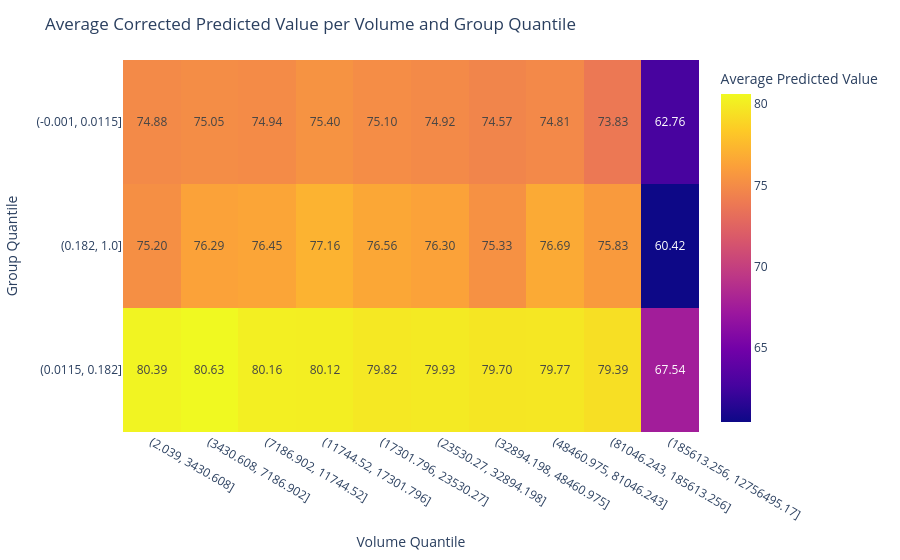

Source (notebook cell):
### Code cell
import pandas as pd
import plotly.express as px

# Group by volume_quantile and quantile_group to compute mean corrected_predicted_value
heatmap_df = (
    df_filtered.groupby(["volume_quantile", "quantile_group"], observed=True)
    .agg(avg_value=("predicted_value", "mean"))
    .reset_index()
)

# Optional: ensure consistent ordering
volume_order = df_filtered["volume_quantile"].cat.categories.astype(str)
group_order = df_filtered["quantile_group"].unique()

# Convert to pivot table for imshow if desired
pivot = heatmap_df.pivot(
    index="quantile_group", columns="volume_quantile", values="avg_value"
)

# Plot with plotly
fig = px.imshow(
    pivot,
    labels=dict(
        x="Volume Quantile", y="Group Quantile", color="Average Predicted Value"
    ),
    x=volume_order,
    y=group_order,
    text_auto=".2f",  # show value on each cell
    aspect="auto",
    # color_continuous_scale="Blues",
)
fig.update_layout(
    title="Average Corrected Predicted Value per Volume and Group Quantile"
)
fig.show()

### Figure 1 — Plotly figure (JSON) as saved in the notebook; plotly's stock layout.template omitted (floating-point values rounded to 4 significant figures)
{"data": [{"coloraxis": "coloraxis", "hovertemplate": "Volume Quantile: %{x}<br>Group Quantile: %{y}<br>Average Predicted Value: %{z}<extra></extra>", "name": "0", "texttemplate": "%{z:.2f}", "type": "heatmap", "x": ["(2.039, 3430.608]", "(3430.608, 7186.902]", "(7186.902, 11744.52]", "(11744.52, 17301.796]", "(17301.796, 23530.27]", "(23530.27, 32894.198]", "(32894.198, 48460.975]", "(48460.975, 81046.243]", "(81046.243, 185613.256]", "(185613.256, 12756495.17]"], "xaxis": "x", "y": ["(-0.001, 0.0115]", "(0.182, 1.0]", "(0.0115, 0.182]"], "yaxis": "y", "z": [[74.88, 75.05, 74.94, 75.4, 75.1, 74.92, 74.57, 74.81, 73.83, 62.76], [75.2, 76.29, 76.45, 77.16, 76.56, 76.3, 75.33, 76.69, 75.83, 60.42], [80.39, 80.63, 80.16, 80.12, 79.82, 79.93, 79.7, 79.77, 79.39, 67.54]]}], "layout": {"coloraxis": {"colorbar": {"title": {"text": "Average Predicted Value"}}, "colorscale": [[0, "#0d0887"], [0.1111, "#46039f"], [0.2222, "#7201a8"], [0.3333, "#9c179e"], [0.4444, "#bd3786"], [0.5556, "#d8576b"], [0.6667, "#ed7953"], [0.7778, "#fb9f3a"], [0.8889, "#fdca26"], [1, "#f0f921"]]}, "margin": {"t": 60}, "title": {"text": "Average Corrected Predicted Value per Volume and Group Quantile"}, "xaxis": {"anchor": "y", "domain": [0, 1], "title": {"text": "Volume Quantile"}}, "yaxis": {"anchor": "x", "autorange": "reversed", "domain": [0, 1], "title": {"text": "Group Quantile"}}}}
